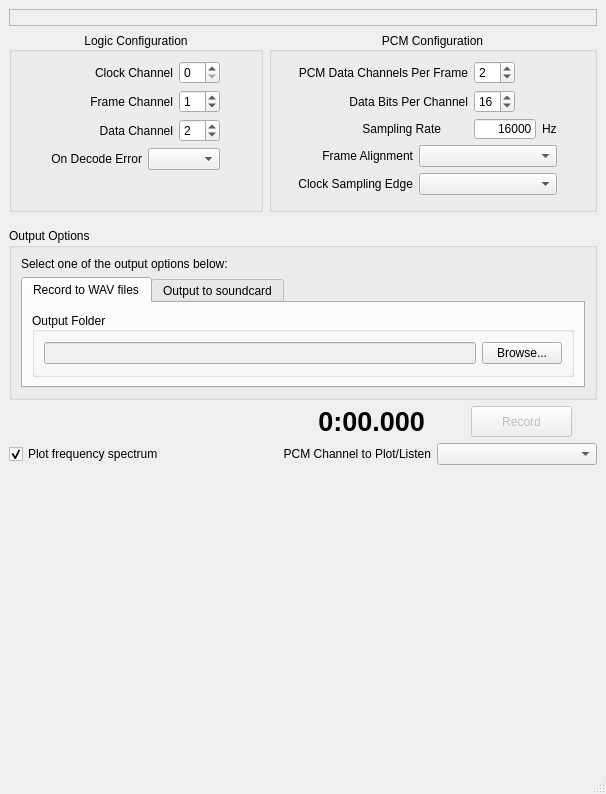
<?xml version="1.0" encoding="UTF-8"?>
<ui version="4.0">
 <class>MainWindow</class>
 <widget class="QMainWindow" name="MainWindow">
  <property name="geometry">
   <rect>
    <x>0</x>
    <y>0</y>
    <width>606</width>
    <height>794</height>
   </rect>
  </property>
  <property name="minimumSize">
   <size>
    <width>550</width>
    <height>640</height>
   </size>
  </property>
  <property name="windowTitle">
   <string>PCM2WAV</string>
  </property>
  <widget class="QWidget" name="centralwidget">
   <layout class="QGridLayout" name="gridLayout_5">
    <item row="0" column="0" colspan="4">
     <widget class="QLabel" name="messagesLabel">
      <property name="sizePolicy">
       <sizepolicy hsizetype="Expanding" vsizetype="Preferred">
        <horstretch>0</horstretch>
        <verstretch>0</verstretch>
       </sizepolicy>
      </property>
      <property name="font">
       <font>
        <family>MS Sans Serif</family>
        <pointsize>10</pointsize>
       </font>
      </property>
      <property name="styleSheet">
       <string notr="true"/>
      </property>
      <property name="frameShape">
       <enum>QFrame::StyledPanel</enum>
      </property>
      <property name="frameShadow">
       <enum>QFrame::Sunken</enum>
      </property>
      <property name="lineWidth">
       <number>1</number>
      </property>
      <property name="midLineWidth">
       <number>1</number>
      </property>
      <property name="text">
       <string/>
      </property>
      <property name="margin">
       <number>3</number>
      </property>
     </widget>
    </item>
    <item row="1" column="0" colspan="2">
     <widget class="QGroupBox" name="logicGroupBox">
      <property name="enabled">
       <bool>true</bool>
      </property>
      <property name="sizePolicy">
       <sizepolicy hsizetype="Preferred" vsizetype="Minimum">
        <horstretch>0</horstretch>
        <verstretch>0</verstretch>
       </sizepolicy>
      </property>
      <property name="title">
       <string>Logic Configuration</string>
      </property>
      <property name="alignment">
       <set>Qt::AlignCenter</set>
      </property>
      <layout class="QGridLayout" name="gridLayout">
       <item row="0" column="1" colspan="2">
        <widget class="QLabel" name="label_31">
         <property name="text">
          <string>Clock Channel</string>
         </property>
         <property name="alignment">
          <set>Qt::AlignRight|Qt::AlignTrailing|Qt::AlignVCenter</set>
         </property>
        </widget>
       </item>
       <item row="0" column="3">
        <widget class="QSpinBox" name="clockChannelSpinBox">
         <property name="sizePolicy">
          <sizepolicy hsizetype="Fixed" vsizetype="Fixed">
           <horstretch>0</horstretch>
           <verstretch>0</verstretch>
          </sizepolicy>
         </property>
         <property name="statusTip">
          <string/>
         </property>
         <property name="minimum">
          <number>0</number>
         </property>
         <property name="maximum">
          <number>15</number>
         </property>
         <property name="value">
          <number>0</number>
         </property>
        </widget>
       </item>
       <item row="1" column="1" colspan="2">
        <widget class="QLabel" name="label_32">
         <property name="text">
          <string>Frame Channel</string>
         </property>
         <property name="alignment">
          <set>Qt::AlignRight|Qt::AlignTrailing|Qt::AlignVCenter</set>
         </property>
        </widget>
       </item>
       <item row="1" column="3">
        <widget class="QSpinBox" name="frameChannelSpinBox">
         <property name="sizePolicy">
          <sizepolicy hsizetype="Fixed" vsizetype="Fixed">
           <horstretch>0</horstretch>
           <verstretch>0</verstretch>
          </sizepolicy>
         </property>
         <property name="statusTip">
          <string/>
         </property>
         <property name="minimum">
          <number>0</number>
         </property>
         <property name="maximum">
          <number>15</number>
         </property>
         <property name="value">
          <number>1</number>
         </property>
        </widget>
       </item>
       <item row="2" column="1" colspan="2">
        <widget class="QLabel" name="label_33">
         <property name="text">
          <string>Data Channel</string>
         </property>
         <property name="alignment">
          <set>Qt::AlignRight|Qt::AlignTrailing|Qt::AlignVCenter</set>
         </property>
        </widget>
       </item>
       <item row="2" column="3">
        <widget class="QSpinBox" name="dataChannelSpinBox">
         <property name="sizePolicy">
          <sizepolicy hsizetype="Fixed" vsizetype="Fixed">
           <horstretch>0</horstretch>
           <verstretch>0</verstretch>
          </sizepolicy>
         </property>
         <property name="statusTip">
          <string/>
         </property>
         <property name="minimum">
          <number>0</number>
         </property>
         <property name="maximum">
          <number>15</number>
         </property>
         <property name="value">
          <number>2</number>
         </property>
        </widget>
       </item>
       <item row="3" column="1">
        <widget class="QLabel" name="label_34">
         <property name="text">
          <string>On Decode Error</string>
         </property>
         <property name="alignment">
          <set>Qt::AlignRight|Qt::AlignTrailing|Qt::AlignVCenter</set>
         </property>
        </widget>
       </item>
       <item row="3" column="2" colspan="2">
        <widget class="QComboBox" name="onDecodeErrorComboBox">
         <property name="statusTip">
          <string>What to do when a decode error occurs</string>
         </property>
        </widget>
       </item>
       <item row="2" column="4">
        <spacer name="horizontalSpacer">
         <property name="orientation">
          <enum>Qt::Horizontal</enum>
         </property>
         <property name="sizeHint" stdset="0">
          <size>
           <width>40</width>
           <height>20</height>
          </size>
         </property>
        </spacer>
       </item>
       <item row="2" column="0">
        <spacer name="horizontalSpacer_2">
         <property name="orientation">
          <enum>Qt::Horizontal</enum>
         </property>
         <property name="sizeHint" stdset="0">
          <size>
           <width>40</width>
           <height>20</height>
          </size>
         </property>
        </spacer>
       </item>
       <item row="4" column="2">
        <spacer name="verticalSpacer">
         <property name="orientation">
          <enum>Qt::Vertical</enum>
         </property>
         <property name="sizeType">
          <enum>QSizePolicy::Fixed</enum>
         </property>
         <property name="sizeHint" stdset="0">
          <size>
           <width>20</width>
           <height>30</height>
          </size>
         </property>
        </spacer>
       </item>
      </layout>
     </widget>
    </item>
    <item row="1" column="2" colspan="2">
     <widget class="QGroupBox" name="pcmGroupBox">
      <property name="sizePolicy">
       <sizepolicy hsizetype="Preferred" vsizetype="Minimum">
        <horstretch>0</horstretch>
        <verstretch>0</verstretch>
       </sizepolicy>
      </property>
      <property name="title">
       <string>PCM Configuration</string>
      </property>
      <property name="alignment">
       <set>Qt::AlignCenter</set>
      </property>
      <layout class="QGridLayout" name="gridLayout_2">
       <item row="0" column="1" colspan="3">
        <widget class="QLabel" name="label_27">
         <property name="sizePolicy">
          <sizepolicy hsizetype="Expanding" vsizetype="Preferred">
           <horstretch>0</horstretch>
           <verstretch>0</verstretch>
          </sizepolicy>
         </property>
         <property name="text">
          <string>PCM Data Channels Per Frame</string>
         </property>
         <property name="alignment">
          <set>Qt::AlignRight|Qt::AlignTrailing|Qt::AlignVCenter</set>
         </property>
        </widget>
       </item>
       <item row="0" column="4">
        <widget class="QSpinBox" name="channelsPerFrameSpinBox">
         <property name="sizePolicy">
          <sizepolicy hsizetype="Fixed" vsizetype="Fixed">
           <horstretch>0</horstretch>
           <verstretch>0</verstretch>
          </sizepolicy>
         </property>
         <property name="statusTip">
          <string>The number of data channels per frame (usually 2)</string>
         </property>
         <property name="minimum">
          <number>1</number>
         </property>
         <property name="maximum">
          <number>16</number>
         </property>
         <property name="value">
          <number>2</number>
         </property>
        </widget>
       </item>
       <item row="1" column="1" colspan="3">
        <widget class="QLabel" name="label_29">
         <property name="text">
          <string>Data Bits Per Channel</string>
         </property>
         <property name="alignment">
          <set>Qt::AlignRight|Qt::AlignTrailing|Qt::AlignVCenter</set>
         </property>
        </widget>
       </item>
       <item row="1" column="4">
        <widget class="QSpinBox" name="bitsPerChannelSpinBox">
         <property name="sizePolicy">
          <sizepolicy hsizetype="Fixed" vsizetype="Fixed">
           <horstretch>0</horstretch>
           <verstretch>0</verstretch>
          </sizepolicy>
         </property>
         <property name="statusTip">
          <string>The number of data bits per channel (usually 16)</string>
         </property>
         <property name="minimum">
          <number>1</number>
         </property>
         <property name="maximum">
          <number>64</number>
         </property>
         <property name="value">
          <number>16</number>
         </property>
        </widget>
       </item>
       <item row="2" column="0">
        <spacer name="horizontalSpacer_3">
         <property name="orientation">
          <enum>Qt::Horizontal</enum>
         </property>
         <property name="sizeHint" stdset="0">
          <size>
           <width>23</width>
           <height>20</height>
          </size>
         </property>
        </spacer>
       </item>
       <item row="2" column="1" colspan="2">
        <widget class="QLabel" name="label_35">
         <property name="text">
          <string>Sampling Rate</string>
         </property>
         <property name="alignment">
          <set>Qt::AlignRight|Qt::AlignTrailing|Qt::AlignVCenter</set>
         </property>
        </widget>
       </item>
       <item row="2" column="4">
        <widget class="QLineEdit" name="samplingRateLineEdit">
         <property name="sizePolicy">
          <sizepolicy hsizetype="Expanding" vsizetype="Preferred">
           <horstretch>0</horstretch>
           <verstretch>0</verstretch>
          </sizepolicy>
         </property>
         <property name="minimumSize">
          <size>
           <width>0</width>
           <height>20</height>
          </size>
         </property>
         <property name="maximumSize">
          <size>
           <width>75</width>
           <height>20</height>
          </size>
         </property>
         <property name="baseSize">
          <size>
           <width>0</width>
           <height>0</height>
          </size>
         </property>
         <property name="statusTip">
          <string>The sampling rate of the data in Hertz</string>
         </property>
         <property name="layoutDirection">
          <enum>Qt::LeftToRight</enum>
         </property>
         <property name="styleSheet">
          <string notr="true"/>
         </property>
         <property name="inputMask">
          <string>00000; </string>
         </property>
         <property name="text">
          <string>16000</string>
         </property>
         <property name="maxLength">
          <number>5</number>
         </property>
         <property name="frame">
          <bool>true</bool>
         </property>
         <property name="cursorPosition">
          <number>5</number>
         </property>
         <property name="alignment">
          <set>Qt::AlignRight|Qt::AlignTrailing|Qt::AlignVCenter</set>
         </property>
        </widget>
       </item>
       <item row="2" column="5">
        <widget class="QLabel" name="label_26">
         <property name="text">
          <string>Hz</string>
         </property>
        </widget>
       </item>
       <item row="2" column="6" rowspan="2">
        <spacer name="horizontalSpacer_4">
         <property name="orientation">
          <enum>Qt::Horizontal</enum>
         </property>
         <property name="sizeHint" stdset="0">
          <size>
           <width>40</width>
           <height>20</height>
          </size>
         </property>
        </spacer>
       </item>
       <item row="3" column="0" colspan="2">
        <widget class="QLabel" name="label_28">
         <property name="text">
          <string>Frame Alignment</string>
         </property>
         <property name="alignment">
          <set>Qt::AlignRight|Qt::AlignTrailing|Qt::AlignVCenter</set>
         </property>
        </widget>
       </item>
       <item row="3" column="2" colspan="4">
        <widget class="QComboBox" name="frameAlignmentComboBox">
         <property name="statusTip">
          <string>Whether the frame transition happens on the first or last bit of data</string>
         </property>
        </widget>
       </item>
       <item row="4" column="1">
        <widget class="QLabel" name="label_30">
         <property name="text">
          <string>Clock Sampling Edge</string>
         </property>
         <property name="alignment">
          <set>Qt::AlignRight|Qt::AlignTrailing|Qt::AlignVCenter</set>
         </property>
        </widget>
       </item>
       <item row="4" column="2" colspan="4">
        <widget class="QComboBox" name="clockEdgeComboBox">
         <property name="statusTip">
          <string>When the data and frame signals are considered valid (default: Falling Edge)</string>
         </property>
        </widget>
       </item>
       <item row="5" column="3">
        <spacer name="verticalSpacer_2">
         <property name="orientation">
          <enum>Qt::Vertical</enum>
         </property>
         <property name="sizeType">
          <enum>QSizePolicy::Fixed</enum>
         </property>
         <property name="sizeHint" stdset="0">
          <size>
           <width>20</width>
           <height>5</height>
          </size>
         </property>
        </spacer>
       </item>
      </layout>
     </widget>
    </item>
    <item row="2" column="2">
     <spacer name="verticalSpacer_4">
      <property name="orientation">
       <enum>Qt::Vertical</enum>
      </property>
      <property name="sizeType">
       <enum>QSizePolicy::Fixed</enum>
      </property>
      <property name="sizeHint" stdset="0">
       <size>
        <width>20</width>
        <height>10</height>
       </size>
      </property>
     </spacer>
    </item>
    <item row="3" column="0" colspan="4">
     <widget class="QGroupBox" name="outputGroupBox_2">
      <property name="statusTip">
       <string>What to do with the decoded data</string>
      </property>
      <property name="title">
       <string>Output Options</string>
      </property>
      <layout class="QGridLayout" name="gridLayout_4">
       <item row="0" column="0">
        <widget class="QLabel" name="label">
         <property name="text">
          <string>Select one of the output options below:</string>
         </property>
        </widget>
       </item>
       <item row="1" column="0">
        <widget class="QTabWidget" name="tabOutputRenderer">
         <property name="sizePolicy">
          <sizepolicy hsizetype="Expanding" vsizetype="Minimum">
           <horstretch>0</horstretch>
           <verstretch>0</verstretch>
          </sizepolicy>
         </property>
         <property name="currentIndex">
          <number>0</number>
         </property>
         <widget class="QWidget" name="recordToFile">
          <attribute name="title">
           <string>Record to WAV files</string>
          </attribute>
          <layout class="QGridLayout" name="gridLayout_6">
           <item row="0" column="0">
            <widget class="QGroupBox" name="outputGroupBox">
             <property name="sizePolicy">
              <sizepolicy hsizetype="Expanding" vsizetype="Preferred">
               <horstretch>0</horstretch>
               <verstretch>0</verstretch>
              </sizepolicy>
             </property>
             <property name="title">
              <string>Output Folder</string>
             </property>
             <property name="alignment">
              <set>Qt::AlignLeading|Qt::AlignLeft|Qt::AlignVCenter</set>
             </property>
             <layout class="QGridLayout" name="gridLayout_3">
              <item row="0" column="0">
               <widget class="QLineEdit" name="outputLocationLineEdit">
                <property name="enabled">
                 <bool>false</bool>
                </property>
               </widget>
              </item>
              <item row="0" column="1">
               <widget class="QPushButton" name="outputLocationBrowseButton">
                <property name="text">
                 <string>Browse...</string>
                </property>
               </widget>
              </item>
             </layout>
            </widget>
           </item>
          </layout>
         </widget>
         <widget class="QWidget" name="outputToSoundCard">
          <attribute name="title">
           <string>Output to soundcard</string>
          </attribute>
          <layout class="QGridLayout" name="gridLayout_7">
           <item row="1" column="0">
            <spacer name="horizontalSpacer_9">
             <property name="orientation">
              <enum>Qt::Horizontal</enum>
             </property>
             <property name="sizeType">
              <enum>QSizePolicy::Fixed</enum>
             </property>
             <property name="sizeHint" stdset="0">
              <size>
               <width>50</width>
               <height>20</height>
              </size>
             </property>
            </spacer>
           </item>
           <item row="1" column="1">
            <widget class="QLabel" name="label_2">
             <property name="text">
              <string>Audio Device</string>
             </property>
             <property name="alignment">
              <set>Qt::AlignRight|Qt::AlignTrailing|Qt::AlignVCenter</set>
             </property>
            </widget>
           </item>
           <item row="1" column="2">
            <widget class="QComboBox" name="comboOutputDeviceSelection">
             <property name="sizePolicy">
              <sizepolicy hsizetype="Expanding" vsizetype="Fixed">
               <horstretch>0</horstretch>
               <verstretch>0</verstretch>
              </sizepolicy>
             </property>
             <property name="statusTip">
              <string>The audio device to use to play the audio stream</string>
             </property>
            </widget>
           </item>
          </layout>
         </widget>
        </widget>
       </item>
      </layout>
     </widget>
    </item>
    <item row="4" column="0">
     <spacer name="horizontalSpacer_8">
      <property name="orientation">
       <enum>Qt::Horizontal</enum>
      </property>
      <property name="sizeHint" stdset="0">
       <size>
        <width>246</width>
        <height>20</height>
       </size>
      </property>
     </spacer>
    </item>
    <item row="4" column="1" colspan="3">
     <layout class="QHBoxLayout" name="horizontalLayout" stretch="1,0,0,1,1">
      <property name="sizeConstraint">
       <enum>QLayout::SetDefaultConstraint</enum>
      </property>
      <item>
       <spacer name="horizontalSpacer_5">
        <property name="orientation">
         <enum>Qt::Horizontal</enum>
        </property>
        <property name="sizeHint" stdset="0">
         <size>
          <width>40</width>
          <height>20</height>
         </size>
        </property>
       </spacer>
      </item>
      <item>
       <widget class="QLabel" name="recordTimeLabel">
        <property name="sizePolicy">
         <sizepolicy hsizetype="Fixed" vsizetype="Preferred">
          <horstretch>30</horstretch>
          <verstretch>0</verstretch>
         </sizepolicy>
        </property>
        <property name="minimumSize">
         <size>
          <width>0</width>
          <height>0</height>
         </size>
        </property>
        <property name="font">
         <font>
          <family>MS Sans Serif</family>
          <pointsize>20</pointsize>
          <weight>75</weight>
          <bold>true</bold>
         </font>
        </property>
        <property name="text">
         <string>    0:00.000</string>
        </property>
        <property name="alignment">
         <set>Qt::AlignRight|Qt::AlignTrailing|Qt::AlignVCenter</set>
        </property>
       </widget>
      </item>
      <item>
       <spacer name="horizontalSpacer_7">
        <property name="orientation">
         <enum>Qt::Horizontal</enum>
        </property>
        <property name="sizeHint" stdset="0">
         <size>
          <width>40</width>
          <height>20</height>
         </size>
        </property>
       </spacer>
      </item>
      <item>
       <widget class="QPushButton" name="recordButton">
        <property name="enabled">
         <bool>false</bool>
        </property>
        <property name="sizePolicy">
         <sizepolicy hsizetype="Fixed" vsizetype="Fixed">
          <horstretch>0</horstretch>
          <verstretch>0</verstretch>
         </sizepolicy>
        </property>
        <property name="minimumSize">
         <size>
          <width>101</width>
          <height>31</height>
         </size>
        </property>
        <property name="text">
         <string>Record</string>
        </property>
       </widget>
      </item>
      <item>
       <spacer name="horizontalSpacer_6">
        <property name="orientation">
         <enum>Qt::Horizontal</enum>
        </property>
        <property name="sizeHint" stdset="0">
         <size>
          <width>40</width>
          <height>20</height>
         </size>
        </property>
       </spacer>
      </item>
     </layout>
    </item>
    <item row="7" column="0" colspan="4">
     <widget class="QWidget" name="plotWidget" native="true">
      <property name="sizePolicy">
       <sizepolicy hsizetype="Expanding" vsizetype="Expanding">
        <horstretch>0</horstretch>
        <verstretch>0</verstretch>
       </sizepolicy>
      </property>
     </widget>
    </item>
    <item row="6" column="0">
     <widget class="QCheckBox" name="checkboxShowSpectrum">
      <property name="statusTip">
       <string>Plot the frequency spectrum of the selected audio channel</string>
      </property>
      <property name="text">
       <string>Plot frequency spectrum</string>
      </property>
      <property name="checked">
       <bool>true</bool>
      </property>
     </widget>
    </item>
    <item row="6" column="3">
     <widget class="QComboBox" name="comboPCMChannelToListenTo">
      <property name="statusTip">
       <string>Listen to the selected PCM channel</string>
      </property>
     </widget>
    </item>
    <item row="6" column="2">
     <widget class="QLabel" name="label_3">
      <property name="text">
       <string>PCM Channel to Plot/Listen</string>
      </property>
      <property name="alignment">
       <set>Qt::AlignRight|Qt::AlignTrailing|Qt::AlignVCenter</set>
      </property>
     </widget>
    </item>
   </layout>
  </widget>
  <widget class="QMenuBar" name="menubar">
   <property name="geometry">
    <rect>
     <x>0</x>
     <y>0</y>
     <width>606</width>
     <height>26</height>
    </rect>
   </property>
  </widget>
  <widget class="QStatusBar" name="statusbar"/>
 </widget>
 <resources/>
 <connections/>
</ui>
